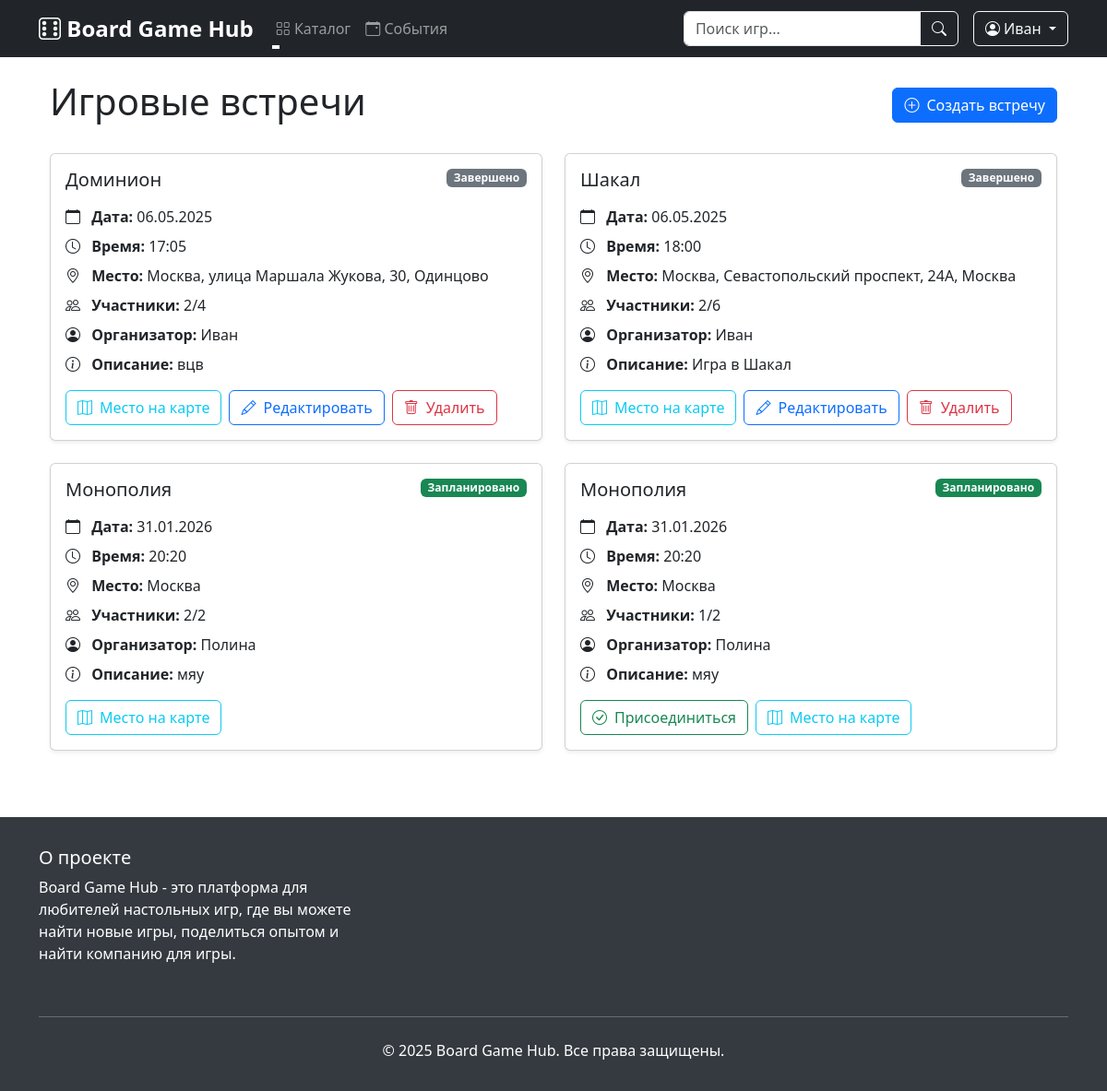
Screenshot of /game_sessions (signed in) with the database file from the repository.
### data/users.py (models this page shows, shortened)
class User(SqlAlchemyBase, UserMixin):
    __tablename__ = 'users'
    id = sqlalchemy.Column(sqlalchemy.Integer, primary_key=True, autoincrement=True)
    surname = sqlalchemy.Column(sqlalchemy.String, nullable=True)
    name = sqlalchemy.Column(sqlalchemy.String, nullable=True)
    age = sqlalchemy.Column(sqlalchemy.Integer, nullable=True)
    favorite_genres = sqlalchemy.Column(sqlalchemy.String, nullable=True)
    location = sqlalchemy.Column(sqlalchemy.String, nullable=True)
    email = sqlalchemy.Column(sqlalchemy.String, unique=True, index=True, nullable=True)
    hashed_password = sqlalchemy.Column(sqlalchemy.String, nullable=True)
    added_games = orm.relationship("Game", back_populates="user")
    created_sessions = orm.relationship("GameSession", back_populates="creator")
    reviews = orm.relationship('Review', back_populates='user')

### data/game_sessions.py (models this page shows)
class GameSession(SqlAlchemyBase, SerializerMixin):
    __tablename__ = 'game_sessions'
    id = sqlalchemy.Column(sqlalchemy.Integer, primary_key=True, autoincrement=True)
    game_id = sqlalchemy.Column(sqlalchemy.Integer, sqlalchemy.ForeignKey('games.id'))
    creator_id = sqlalchemy.Column(sqlalchemy.Integer, sqlalchemy.ForeignKey('users.id'))
    date = sqlalchemy.Column(sqlalchemy.Date, nullable=False)
    time = sqlalchemy.Column(sqlalchemy.Time, nullable=False)
    location = sqlalchemy.Column(sqlalchemy.String, nullable=False)
    description = sqlalchemy.Column(sqlalchemy.String, nullable=True)
    max_players = sqlalchemy.Column(sqlalchemy.Integer, nullable=False)
    current_players = sqlalchemy.Column(sqlalchemy.Integer, default=1)
    created_at = sqlalchemy.Column(sqlalchemy.DateTime, default=datetime.utcnow)
    status = sqlalchemy.Column(sqlalchemy.String, default="Запланировано")
    game = orm.relationship('Game', back_populates='sessions')
    creator = orm.relationship('User', foreign_keys=[creator_id], back_populates='created_sessions')
    participants = orm.relationship('User', secondary=session_participants)

### data/games.py (models this page shows, shortened)
class Game(SqlAlchemyBase):
    __tablename__ = 'games'  # jobs
    id = sqlalchemy.Column(
        sqlalchemy.Integer,
        primary_key=True,
        autoincrement=True
    )
    added_by = sqlalchemy.Column(  # team_leader
        sqlalchemy.Integer,
        sqlalchemy.ForeignKey('users.id'),
        nullable=False
    )
    title = sqlalchemy.Column(sqlalchemy.String, nullable=True)  # job
    duration = sqlalchemy.Column(sqlalchemy.String, nullable=True)  # work_size
    count_of_players = sqlalchemy.Column(sqlalchemy.String, nullable=True)  # collaborators
    genre = sqlalchemy.Column(sqlalchemy.String, nullable=True)
    complexity = sqlalchemy.Column(sqlalchemy.String, nullable=True)
    description = sqlalchemy.Column(sqlalchemy.Text, nullable=True)
    image = sqlalchemy.Column(sqlalchemy.LargeBinary, nullable=True)  # BLOB для хранения изображений
    user = orm.relationship("User", back_populates="added_games")
    sessions = orm.relationship("GameSession", back_populates="game")
    reviews = orm.relationship("Review", back_populates="game")

### main.py (the view)
@app.route('/game_sessions')
def game_sessions():
    db_sess = db_session.create_session()
    try:
        update_session_statuses(db_sess)
        if current_user.is_authenticated:
            query = db_sess.query(GameSession).options(
                joinedload(GameSession.game),
                joinedload(GameSession.creator)
            ).filter(
                GameSession.location.like(f"%{current_user.location}%")
            )
            query = query.filter(
                (GameSession.status != "Завершено") |
                (GameSession.creator_id == current_user.id)
            )
            sessions = query.order_by(GameSession.date).all()
        else:
            sessions = []
        return render_template('game_sessions.html', sessions=sessions)
    finally:
        db_sess.close()

### data/db_session.py (called while the page is built)
def create_session() -> Session:
    global __factory
    return __factory()

### main.py (called while the page is built)
@login_manager.user_loader
def load_user(user_id):
    db_sess = db_session.create_session()
    user = db_sess.get(User, user_id)
    db_sess.close()
    return user

@app.context_processor
def utility_processor():
    def get_unique_genres():
        db_sess = db_session.create_session()
        try:
            genres = db_sess.query(Game.genre).distinct().all()
            return [genre[0] for genre in genres if genre[0]]
        finally:
            db_sess.close()
    return dict(get_unique_genres=get_unique_genres)

def update_session_statuses(db_sess):
    current_datetime = datetime.datetime.now()
    sessions = db_sess.query(GameSession).filter(
        GameSession.status == "Запланировано"
    ).all()
    for session in sessions:
        session_datetime = datetime.datetime.combine(session.date, session.time)
        if current_datetime > session_datetime:
            session.status = "Завершено"
    db_sess.commit()

### templates/game_sessions.html (shortened to what this page needs)
{% extends "base.html" %}
{% block content %}
<div class="container mt-4">
    <div class="d-flex justify-content-between align-items-center mb-4">
        <h1>Игровые встречи</h1>
        <a href="{{ url_for('game_session_new') }}" class="btn btn-primary">
            <i class="bi bi-plus-circle me-2"></i>Создать встречу
        </a>
    </div>
    <div class="row">
        {% for session in sessions %}
        <div class="col-md-6 mb-4">
            <div class="card shadow-sm h-100">
                <div class="card-body">
                    <div class="d-flex justify-content-between align-items-start mb-3">
                        <h5 class="card-title mb-0">{{ session.game.title }}</h5>
                        <span class="badge bg-{{ 'success' if session.status == 'Запланировано' else 'secondary' }}">
                            {{ session.status }}
                        </span>
                    </div>
                    <div class="game-session-info">
                        <p class="mb-2">
                            <i class="bi bi-calendar me-2"></i>
                            <span class="fw-bold">Дата:</span> {{ session.date.strftime('%d.%m.%Y') }}
                        </p>
                        <p class="mb-2">
                            <i class="bi bi-clock me-2"></i>
                            <span class="fw-bold">Время:</span> {{ session.time.strftime('%H:%M') }}
                        </p>
                        <p class="mb-2">
                            <i class="bi bi-geo-alt me-2"></i>
                            <span class="fw-bold">Место:</span> {{ session.location }}
                        </p>
                        <p class="mb-2">
                            <i class="bi bi-people me-2"></i>
                            <span class="fw-bold">Участники:</span> {{ session.current_players }}/{{ session.max_players
                            }}
                        </p>
                        <p class="mb-2">
                            <i class="bi bi-person-circle me-2"></i>
                            <span class="fw-bold">Организатор:</span> {{ session.creator.name }}
                        </p>
                        {% if session.description %}
                        <p class="mb-2">
                            <i class="bi bi-info-circle me-2"></i>
                            <span class="fw-bold">Описание:</span> {{ session.description }}
                        </p>
                        {% endif %}
                    </div>
                    <div class="mt-3 d-flex flex-wrap gap-2">
                        {% if current_user.is_authenticated %}
                        {% if current_user.id != session.creator_id %}
                        {% if current_user in session.participants %}
                        <form action="{{ url_for('game_sessions_leave', id=session.id) }}" method="post"
                              class="d-inline">
                            <button type="submit" class="btn btn-outline-danger">
                                <i class="bi bi-x-circle me-2"></i>Отказаться
                            </button>
                        </form>
                        {% else %}
                        {% if session.current_players < session.max_players %}
                        <form action="{{ url_for('game_sessions_join', id=session.id) }}" method="post"
                              class="d-inline">
                            <button type="submit" class="btn btn-outline-success">
                                <i class="bi bi-check-circle me-2"></i>Присоединиться
                            </button>
                        </form>
                        {% endif %}
                        {% endif %}
                        {% endif %}
                        <a href="{{ url_for('game_session_detail', id=session.id) }}" class="btn btn-outline-info">
                            <i class="bi bi-map me-2"></i>Место на карте
                        </a>
                        {% if current_user.id == session.creator_id %}
                        <a href="{{ url_for('game_sessions_edit', id=session.id) }}" class="btn btn-outline-primary">
                            <i class="bi bi-pencil me-2"></i>Редактировать
                        </a>
                        <form action="{{ url_for('game_sessions_delete', id=session.id) }}" method="post"
                              class="d-inline">
                            <button type="submit" class="btn btn-outline-danger"
                                    onclick="return confirm('Вы уверены, что хотите удалить эту встречу?')">
                                <i class="bi bi-trash me-2"></i>Удалить
                            </button>
                        </form>
                        {% endif %}
                        {% endif %}
                    </div>
                </div>
            </div>
        </div>
        {% endfor %}
    </div>
</div>
{% endblock %}

### templates/base.html (shortened to what this page needs)
<!DOCTYPE html>
<html lang="ru">
<head>
    <link href="https://cdn.jsdelivr.net/npm/bootstrap@5.3.0/dist/css/bootstrap.min.css" rel="stylesheet">
    <link rel="stylesheet" href="https://cdn.jsdelivr.net/npm/bootstrap-icons@1.7.2/font/bootstrap-icons.css">
    <link rel="stylesheet" href="https://cdnjs.cloudflare.com/ajax/libs/font-awesome/6.5.1/css/all.min.css">
    <link rel="stylesheet" href="{{ url_for('static', filename='css/notifications.css') }}">
</head>
<body>
    <nav class="navbar navbar-expand-lg navbar-dark bg-dark sticky-top">
        <div class="container">
            <a class="navbar-brand" href="{{ url_for('index') }}">
                <i class="bi bi-dice-6"></i> Board Game Hub
            </a>
            <div class="collapse navbar-collapse" id="navbarNav">
                <ul class="navbar-nav me-auto">
                    <li class="nav-item dropdown">
                        <a class="nav-link dropdown-toggle" href="#" role="button" data-bs-toggle="dropdown">
                            <i class="bi bi-grid"></i> Каталог
                        </a>
                    </li>
                    <li class="nav-item">
                        <a class="nav-link" href="{{ url_for('game_sessions') }}">
                            <i class="bi bi-calendar-event"></i> События
                        </a>
                    </li>
                </ul>
                <form class="d-flex me-3" action="{{ url_for('index') }}" method="get">
                    <div class="input-group">
                        <input class="form-control" type="search" name="search" placeholder="Поиск игр..."
                               aria-label="Search" value="{{ request.args.get('search', '') }}">
                        <button class="btn btn-outline-light" type="submit">
                            <i class="bi bi-search"></i>
                        </button>
                    </div>
                </form>
                <div class="d-flex">
                    {% if current_user.is_authenticated %}
                        <div class="dropdown">
                            <button class="btn btn-outline-light dropdown-toggle" type="button" data-bs-toggle="dropdown">
                                <i class="bi bi-person-circle"></i> {{ current_user.name }}
                            </button>
                        </div>
                    {% endif %}
                </div>
            </div>
        </div>
    </nav>
    <div class="container mt-4">
        {% block content %}{% endblock %}
    </div>
    <footer class="footer">
        <div class="container">
            <div class="row">
                <div class="col-md-4 mb-3">
                    <h5>О проекте</h5>
                    <p>Board Game Hub - это платформа для любителей настольных игр, где вы можете найти новые игры,
                       поделиться опытом и найти компанию для игры.</p>
                </div>
            </div>
            <hr class="mt-4 mb-4">
            <div class="text-center">
                <p class="mb-0">© 2025 Board Game Hub. Все права защищены.</p>
            </div>
        </div>
    </footer>
</body>
</html>

### templates/base.html (style rules this page uses)
.navbar-brand { font-size: 1.5rem; font-weight: bold; }
.card { transition: transform 0.2s; box-shadow: 0 4px 6px rgba(0, 0, 0, 0.1); }
.footer { background-color: #343a40; color: white; padding: 2rem 0; margin-top: 3rem; }
.nav-link { position: relative; }
.nav-link:after { content: ''; position: absolute; width: 0; height: 2px; background: #fff; left: 0; bottom: -2px; transition: width 0.3s; }

### rows the page displays
User: name "Иван"
GameSession: game "Доминион", status "Завершено", date "06.05.2025", time "17:05", location "Москва, улица Маршала Жукова, 30, Одинцово", current_players "2", max_players "4", creator.name "Иван", description "вцв"
GameSession: game "Шакал", status "Завершено", date "06.05.2025", time "18:00", location "Москва, Севастопольский проспект, 24А, Москва", current_players "2", max_players "6", creator.name "Иван", description "Игра в Шакал"
GameSession: game "Монополия", status "Запланировано", date "31.01.2026", time "20:20", location "Москва", current_players "2", max_players "2", creator.name "Полина", description "мяу"
GameSession: game "Монополия", status "Запланировано", date "31.01.2026", time "20:20", location "Москва", current_players "1", max_players "2", creator.name "Полина", description "мяу"
